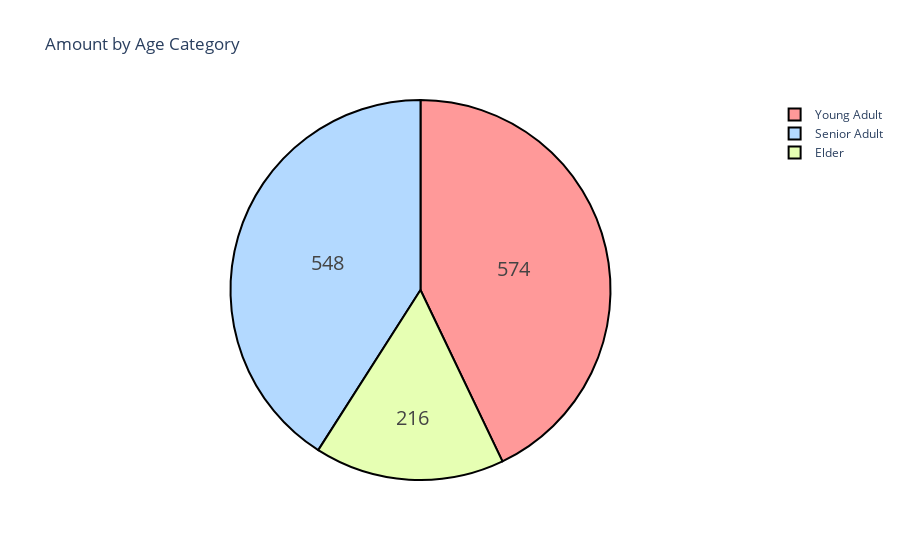

Notebook source saved alongside this figure:
### Code cell
df['age_cat'] = np.nan
lst = [df]

for col in lst:
    col.loc[(col['age'] >= 18) & (col['age'] <= 35), 'age_cat'] = 'Young Adult'
    col.loc[(col['age'] > 35) & (col['age'] <= 55), 'age_cat'] = 'Senior Adult'
    col.loc[col['age'] > 55, 'age_cat'] = 'Elder'
    
    
labels = df["age_cat"].unique().tolist()
amount = df["age_cat"].value_counts().tolist()

colors = ["#ff9999", "#b3d9ff", " #e6ffb3"]

trace = go.Pie(labels=labels, values=amount,
               hoverinfo='label+percent', textinfo='value', 
               textfont=dict(size=20),
               marker=dict(colors=colors, 
                           line=dict(color='#000000', width=2)))

data = [trace]
layout = go.Layout(title="Amount by Age Category")

fig = go.Figure(data=data, layout=layout)
iplot(fig, filename='basic_pie_chart')

### Figure 1 — Plotly figure (JSON) as saved in the notebook; plotly's stock layout.template omitted (floating-point values rounded to 4 significant figures)
{"data": [{"hoverinfo": "label+percent", "labels": ["Young Adult", "Senior Adult", "Elder"], "marker": {"colors": ["#ff9999", "#b3d9ff", " #e6ffb3"], "line": {"color": "#000000", "width": 2}}, "textfont": {"size": 20}, "textinfo": "value", "type": "pie", "values": [574, 548, 216]}], "layout": {"title": {"text": "Amount by Age Category"}}}
